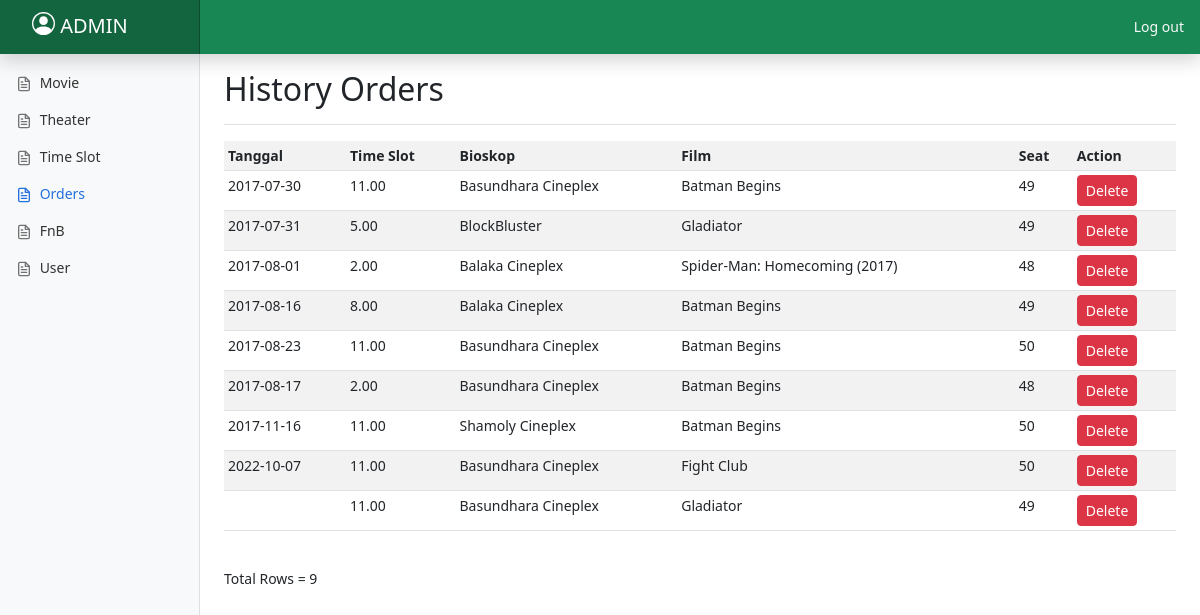
/crudorders.php (signed in), run on the app's committed database.
### tables this page shows
CREATE TABLE `user` (
  `userId` int(11) NOT NULL,
  `userName` varchar(255) NOT NULL,
  `password` varchar(255) NOT NULL,
  `status` int(3) DEFAULT NULL
);

CREATE TABLE `showorder` (
  `showOrderId` int(11) NOT NULL,
  `date` varchar(255) NOT NULL,
  `timeslot` varchar(255) NOT NULL,
  `theater` varchar(255) NOT NULL,
  `movieName` varchar(255) NOT NULL,
  `seat` varchar(255) NOT NULL
);

### crudorders.php (the view, shortened to what this page needs)
<?php
include 'db.php';
?>
<!doctype html>
<html lang="en">
  <head>
<link href="css/bootstrap.min.css" rel="stylesheet">
    <link href="dashboard.css" rel="stylesheet">
  </head>
  <body>
<header class="navbar navbar-dark sticky-top bg-success flex-md-nowrap p-0 shadow">
  <a class="fs-5 navbar-brand col-md-3 col-lg-2 me-0 px-3 fs-6" href="#">
  <h4 class="fs-5 sidebar-heading d-flex justify-content-between align-items-center px-3 mb-1 text-uppercase">
          <span>
		  <?php
			$userId=$_SESSION['user'];
			$res=$conn->query("select * from user where userId='$userId';");
			$row=$res->fetch_object();
			echo "".$row->userName;
		  ?>
		  </span>
      </h4>
  </a>
  <div class="navbar-nav">
    <div class="nav-item text-nowrap">
      <a class="nav-link px-3 text-light" href="logout.php">Log out</a>
    </div>
  </div>
</header>
<div class="container-fluid">
  <div class="row">
    <nav id="sidebarMenu" class="col-md-3 col-lg-2 d-md-block bg-light sidebar collapse">
      <div class="position-sticky pt-3 sidebar-sticky">
	  <ul class="nav flex-column mb-2">
          <li class="nav-item">
            <a class="nav-link" href="adminpage.php">
              <span data-feather="file-text" class="align-text-bottom"></span>
              Movie
            </a>
          </li>
          <li class="nav-item">
            <a class="nav-link" href="crudtheater.php">
              <span data-feather="file-text" class="align-text-bottom"></span>
              Theater
            </a>
          </li>
          <li class="nav-item">
            <a class="nav-link" href="crudTimeSlot.php">
              <span data-feather="file-text" class="align-text-bottom"></span>
              Time Slot
            </a>
          </li>
          <li class="nav-item">
            <a class="nav-link active" href="crudorders.php">
              <span data-feather="file-text" class="align-text-bottom"></span>
              Orders
            </a>
          </li>
          <li class="nav-item">
            <a class="nav-link" href="crudfnb.php">
              <span data-feather="file-text" class="align-text-bottom"></span>
              FnB
            </a>
          </li>
          <li class="nav-item">
            <a class="nav-link" href="#cruduser.php">
              <span data-feather="file-text" class="align-text-bottom"></span>
              User
            </a>
          </li>
        </ul>
      </div>
    </nav>
    <main class="col-md-9 ms-sm-auto col-lg-10 px-md-4">
      <div class="d-flex justify-content-between flex-wrap flex-md-nowrap align-items-center pt-3 pb-2 mb-3 border-bottom">
        <h1 class="h2">History Orders</h1>
      </div>
      <div class="table-responsive">
        <table class="table table-striped table-sm">
        <tr>
                <th>Tanggal</th>
                <th>Time Slot</th>
                <th>Bioskop</th>
                <th>Film</th>
                <th>Seat</th>
                <th>Action</th>
            </tr>
            <?php
            require_once('db.php');
            $query = " SELECT showOrderId as id, date as tanggal, timeslot as timeslot, theater as theater, movieName as film, seat as seat from showorder ORDER BY showOrderId ";
            $result = $conn->query($query);
            while ($row = $result->fetch_object()){
                echo '<tr>';
                echo '<td>'.$row->tanggal.'</td> ';
                echo '<td>'.$row->timeslot.'</td> ';
                echo '<td>'.$row->theater.'</td> ';
                echo '<td>'.$row->film.'</td> ';
                echo '<td>'.$row->seat.'</td> ';
                echo '<td> <a class="btn btn-danger btn-sm" href="delete_order.php?id='.$row->id.'">Delete</a>
                        </td>';
                echo '</tr>';
            }
            echo '</table>';
            echo '<br />';
            echo 'Total Rows = '.$result->num_rows;
            ?>
      </div>
    </main>
  </div>
</div>
  </body>
</html>

### dashboard.css (style rules this page uses)
body { font-size: .875rem; }
.feather { width: 16px; height: 16px; }
.sidebar { position: fixed; top: 0; bottom: 0; left: 0; z-index: 100; padding: 48px 0 0; box-shadow: inset -1px 0 0 rgba(0, 0, 0, .1); }
.sidebar-sticky { height: calc(100vh - 48px); overflow-x: hidden; overflow-y: auto; }
.sidebar .nav-link { font-weight: 500; color: #333; }
.sidebar .nav-link .feather { margin-right: 4px; color: #727272; }
.sidebar .nav-link.active { color: #2470dc; }
.sidebar .nav-link:hover .feather, .sidebar .nav-link.active .feather { color: inherit; }
.sidebar-heading { font-size: .75rem; }
.navbar-brand { padding-top: .75rem; padding-bottom: .75rem; background-color: rgba(0, 0, 0, .25); box-shadow: inset -1px 0 0 rgba(0, 0, 0, .25); }

### crudorders.php (style rules this page uses)
.bi { vertical-align: -.125em; fill: currentColor; }

### data on the page
user: userName "ADMIN"
showorder: date "2017-07-30", timeslot "11.00", theater "Basundhara Cineplex", movieName "Batman Begins", seat "49"
showorder: date "2017-07-31", timeslot "5.00", theater "BlockBluster", movieName "Gladiator", seat "49"
showorder: date "2017-08-01", timeslot "2.00", theater "Balaka Cineplex", movieName "Spider-Man: Homecoming (2017)", seat "48"
showorder: date "2017-08-16", timeslot "8.00", theater "Balaka Cineplex", movieName "Batman Begins", seat "49"
showorder: date "2017-08-23", timeslot "11.00", theater "Basundhara Cineplex", movieName "Batman Begins", seat "50"
showorder: date "2017-08-17", timeslot "2.00", theater "Basundhara Cineplex", movieName "Batman Begins", seat "48"
showorder: date "2017-11-16", timeslot "11.00", theater "Shamoly Cineplex", movieName "Batman Begins", seat "50"
showorder: date "2022-10-07", timeslot "11.00", theater "Basundhara Cineplex", movieName "Fight Club", seat "50"
showorder: timeslot "11.00", theater "Basundhara Cineplex", movieName "Gladiator", seat "49"

### other printed values
$result->num_rows "9"
